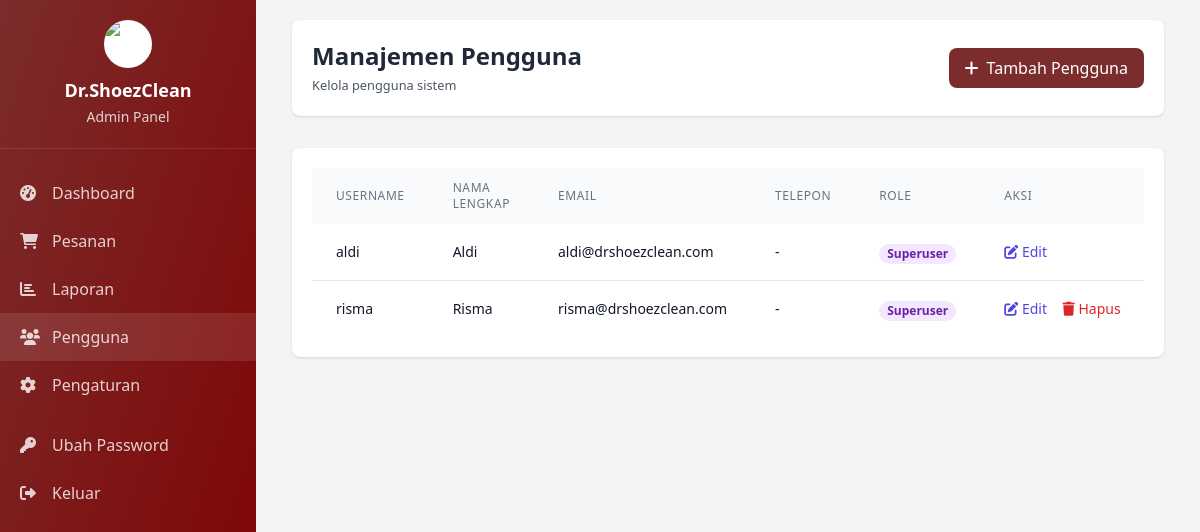
Page /admin/index.php?page=users (signed in) on the committed database.
### tables this page shows
CREATE TABLE `users` (
  `id` int(11) NOT NULL AUTO_INCREMENT,
  `username` varchar(50) NOT NULL,
  `password_hash` varchar(255) NOT NULL,
  `role` enum('superuser','admin','kasir') NOT NULL DEFAULT 'kasir',
  `full_name` varchar(100) DEFAULT NULL,
  `email` varchar(100) DEFAULT NULL,
  `phone` varchar(20) DEFAULT NULL,
  `is_active` tinyint(1) NOT NULL DEFAULT 1,
  `last_login` datetime DEFAULT NULL,
  `created_at` timestamp NOT NULL DEFAULT CURRENT_TIMESTAMP,
  `updated_at` timestamp NOT NULL DEFAULT CURRENT_TIMESTAMP ON UPDATE CURRENT_TIMESTAMP,
  PRIMARY KEY (`id`),
  UNIQUE KEY `username` (`username`),
  KEY `idx_role` (`role`),
  KEY `idx_active` (`is_active`)
);

### controllers/UserController.php (called while the page is built, shortened)
<?php
require_once __DIR__ . '/../models/User.php';
class UserController {
    private $user;
    public function __construct() {
        $database = new Database();
        $db = $database->getConnection();
        $this->user = new User($db);
    }
    public function index() {
        $users = $this->user->getAll();
        include __DIR__ . '/../views/admin/users/index.php';
    }
}
?>

### views/admin/helpers/logo_helper.php (called while the page is built, shortened)
<?php
function getLogoPath() {
    $logoDir = __DIR__ . '/../assets/uploads/logo/';
    if (is_dir($logoDir)) {
        $logoFiles = glob($logoDir . '*.{jpg,jpeg,png,gif,svg,webp}', GLOB_BRACE);
        if (!empty($logoFiles)) {
            usort($logoFiles, function($a, $b) {
                return filemtime($b) - filemtime($a);
            });
            $latestLogo = $logoFiles[0];
            $relativePath = '/drshoezclean/views/admin/assets/uploads/logo/' . basename($latestLogo);
            if (file_exists($latestLogo) && is_readable($latestLogo)) {
                return $relativePath;
            }
        }
    }
    return '../assets/images/logo.png';
}
function getLogoAlt() {
    return 'Dr.ShoezClean Logo';
}
?>

### core/init.php (called while the page is built, shortened)
<?php
function isLoggedIn() {
    return isset($_SESSION['user_id']) && !empty($_SESSION['user_id']);
}
function isSuperuser() {
    return isLoggedIn() && strtolower($_SESSION['user_role']) === 'superuser';
}
?>

### models/User.php (called while the page is built, shortened)
<?php
class User {
    private $conn;
    private $table_name = "users";
    public function __construct($db) {
        $this->conn = $db;
    }
    public function getAll($activeOnly = true) {
        $query = "SELECT id, username, role, full_name, email, phone, is_active, last_login, created_at FROM " . $this->table_name;
        if ($activeOnly) {
            $query .= " WHERE is_active = 1";
        }
        $query .= " ORDER BY created_at DESC";
        $stmt = $this->conn->prepare($query);
        $stmt->execute();
        return $stmt->fetchAll(PDO::FETCH_ASSOC);
    }
}
?>

### views/admin/users/index.php (the view, shortened to what this page needs)
<!DOCTYPE html>
<html lang="id">
<head>
    <link href="https://cdnjs.cloudflare.com/ajax/libs/font-awesome/6.0.0/css/all.min.css" rel="stylesheet">
    <script src="https://cdn.tailwindcss.com"></script>
</head>
<body>
    <nav id="sidebar" class="sidebar bg-gradient-to-br from-[#7B2C2C] to-[#800000] text-white w-64 fixed inset-y-0 left-0 z-50 overflow-y-auto transition-transform duration-300 ease-in-out md:translate-x-0 -translate-x-full">
        <div class="sidebar-header p-5 text-center border-b border-white border-opacity-10">
            <?php
            require_once __DIR__ . '/../helpers/logo_helper.php';
            $logoPath = getLogoPath();
            ?>
            <div class="sidebar-logo w-12 h-12 bg-white rounded-full flex items-center justify-center mx-auto mb-2 overflow-hidden">
                <img src="<?= $logoPath ?>" alt="<?= getLogoAlt() ?>" class="w-full h-full object-cover">
            </div>
            <h5 class="text-lg font-semibold">Dr.ShoezClean</h5>
            <small class="text-sm opacity-80">Admin Panel</small>
        </div>
        <div class="sidebar-menu py-5">
            <ul class="flex flex-col list-none">
                <li class="nav-item">
                    <a class="nav-link flex items-center py-3 px-5 text-white text-opacity-80 hover:bg-white hover:bg-opacity-10 hover:text-white transition-all duration-300 ease-in-out" href="?page=dashboard">
                        <i class="fas fa-tachometer-alt w-5 mr-3"></i> Dashboard
                    </a>
                </li>
                <li class="nav-item">
                    <a class="nav-link flex items-center py-3 px-5 text-white text-opacity-80 hover:bg-white hover:bg-opacity-10 " href="?page=orders">
                        <i class="fas fa-shopping-cart w-5 mr-3"></i> Pesanan
                    </a>
                </li>
                <li class="nav-item">
                    <a class="nav-link flex items-center py-3 px-5 text-white text-opacity-80 hover:bg-white hover:bg-opacity-10 " href="?page=reports">
                        <i class="fas fa-chart-bar w-5 mr-3"></i> Laporan
                    </a>
                </li>
                <?php if (isSuperuser()): ?>
                <li class="nav-item">
                    <a class="nav-link flex items-center py-3 px-5 text-white text-opacity-80 hover:bg-white hover:bg-opacity-10 bg-white bg-opacity-10 text-white" href="?page=users">
                        <i class="fas fa-users w-5 mr-3"></i> Pengguna
                    </a>
                </li>
                <?php endif; ?>
                <li class="nav-item">
                    <a class="nav-link flex items-center py-3 px-5 text-white text-opacity-80 hover:bg-white hover:bg-opacity-10 " href="?page=settings">
                        <i class="fas fa-cog w-5 mr-3"></i> Pengaturan
                    </a>
                </li>
                <li class="nav-item mt-3">
                    <a class="nav-link flex items-center py-3 px-5 text-white text-opacity-80 hover:bg-white hover:bg-opacity-10 " href="?page=change_password">
                        <i class="fas fa-key w-5 mr-3"></i> Ubah Password
                    </a>
                </li>
                <li class="nav-item">
                    <a class="nav-link flex items-center py-3 px-5 text-white text-opacity-80 hover:bg-white hover:bg-opacity-10 " href="../login.php?action=logout">
                        <i class="fas fa-sign-out-alt w-5 mr-3"></i> Keluar
                    </a>
                </li>
            </ul>
        </div>
    </nav>
    <main class="md:ml-64 p-5 min-h-screen bg-gray-100">
        <div class="max-w-7xl mx-auto px-4">
            <div class="bg-white p-5 rounded-lg shadow mb-8 flex justify-between items-center">
                <div class="flex items-center">
                    <div>
                        <h4 class="text-2xl font-semibold text-gray-800">Manajemen Pengguna</h4>
                        <small class="text-gray-600">Kelola pengguna sistem</small>
                    </div>
                </div>
                <div class="flex items-center space-x-3">
                    <a href="?page=user_create" class="bg-[#7B2C2C] text-white px-2 py-2 sm:px-4 rounded-lg hover:bg-[#6B2222] transition-colors duration-300 flex items-center">
                        <i class="fas fa-plus sm:mr-2"></i> <span class="hidden sm:inline">Tambah Pengguna</span>
                    </a>
                </div>
            </div>
            <div class="bg-white rounded-lg shadow">
                <div class="p-5">
                    <div class="overflow-x-auto">
                        <table class="min-w-full table-auto">
                            <thead>
                                <tr class="bg-gray-50">
                                    <th class="px-6 py-3 text-left text-xs font-medium text-gray-500 uppercase tracking-wider">Username</th>
                                    <th class="px-6 py-3 text-left text-xs font-medium text-gray-500 uppercase tracking-wider">Nama Lengkap</th>
                                    <th class="px-6 py-3 text-left text-xs font-medium text-gray-500 uppercase tracking-wider">Email</th>
                                    <th class="px-6 py-3 text-left text-xs font-medium text-gray-500 uppercase tracking-wider">Telepon</th>
                                    <th class="px-6 py-3 text-left text-xs font-medium text-gray-500 uppercase tracking-wider">Role</th>
                                    <th class="px-6 py-3 text-left text-xs font-medium text-gray-500 uppercase tracking-wider">Aksi</th>
                                </tr>
                            </thead>
                            <tbody class="bg-white divide-y divide-gray-200">
                                <?php if (empty($users)): ?>
                                    <tr>
                                        <td colspan="6" class="px-6 py-4 text-center text-gray-500">
                                            Belum ada data pengguna
                                        </td>
                                    </tr>
                                <?php else: ?>
                                    <?php foreach ($users as $user): ?>
                                        <tr>
                                            <td class="px-6 py-4 whitespace-nowrap">
                                                <div class="text-sm font-medium text-gray-900"><?= htmlspecialchars($user['username']) ?></div>
                                            </td>
                                            <td class="px-6 py-4 whitespace-nowrap">
                                                <div class="text-sm text-gray-900"><?= htmlspecialchars($user['full_name']) ?></div>
                                            </td>
                                            <td class="px-6 py-4 whitespace-nowrap">
                                                <div class="text-sm text-gray-900"><?= htmlspecialchars($user['email'] ?? '-') ?></div>
                                            </td>
                                            <td class="px-6 py-4 whitespace-nowrap">
                                                <div class="text-sm text-gray-900"><?= htmlspecialchars($user['phone'] ?? '-') ?></div>
                                            </td>
                                            <td class="px-6 py-4 whitespace-nowrap">
                                                <span class="px-2 inline-flex text-xs leading-5 font-semibold rounded-full
                                                    <?php
                                                    if ($user['role'] === 'superuser') echo 'bg-purple-100 text-purple-800';
                                                    elseif ($user['role'] === 'admin') echo 'bg-blue-100 text-blue-800';
                                                    else echo 'bg-green-100 text-green-800';
                                                    ?>">
                                                    <?= ucfirst($user['role']) ?>
                                                </span>
                                            </td>
                                            <td class="px-6 py-4 whitespace-nowrap text-sm font-medium">
                                                <a href="?page=user_edit&id=<?= $user['id'] ?>" class="text-indigo-600 hover:text-indigo-900 mr-3">
                                                    <i class="fas fa-edit"></i> Edit
                                                </a>
                                                <?php if ($user['id'] !== $_SESSION['user_id']): ?>
                                                    <button onclick="deleteUser(<?= $user['id'] ?>, '<?= htmlspecialchars($user['username']) ?>')" class="text-red-600 hover:text-red-900">
                                                        <i class="fas fa-trash"></i> Hapus
                                                    </button>
                                                <?php endif; ?>
                                            </td>
                                        </tr>
                                    <?php endforeach; ?>
                                <?php endif; ?>
                            </tbody>
                        </table>
                    </div>
                </div>
            </div>
        </div>
    </main>
</body>
</html>

### rows in the picture
users: username "aldi", full_name "Aldi", email "aldi@drshoezclean.com", phone "-", role "Superuser"
users: username "risma", full_name "Risma", email "risma@drshoezclean.com", phone "-", role "Superuser"
